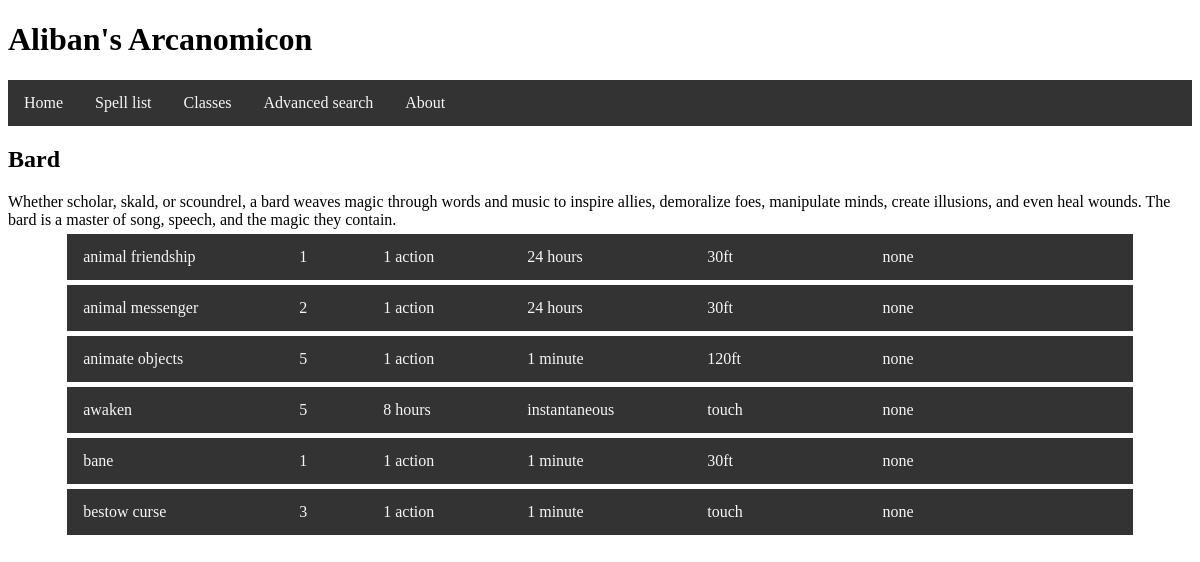
Page /class/bard on the committed database.
### tables this page shows
CREATE TABLE caster (id INTEGER PRIMARY KEY AUTOINCREMENT, name STRING, description TEXT);

CREATE TABLE spell (id INTEGER PRIMARY KEY AUTOINCREMENT, name STRING, description TEXT, level INTEGER, components STRING, concentration INTEGER, ritual INTEGER, damage STRING, range INTEGER REFERENCES range (id), duration INTEGER REFERENCES duration (id), castingtime STRING REFERENCES castingtime (id), school INTEGER REFERENCES school (id));

CREATE TABLE castingtime (id INTEGER PRIMARY KEY AUTOINCREMENT, name STRING);

CREATE TABLE duration (id INTEGER PRIMARY KEY AUTOINCREMENT, name STRING);

CREATE TABLE range (id INTEGER PRIMARY KEY AUTOINCREMENT, name STRING);

### script.py (the view)
@app.route('/class/<classname>')
def classsing(classname):
    castersql = "SELECT caster.name, caster.description FROM caster WHERE caster.id = {}"
    spellsql = "SELECT spell.id, spell.name, spell.level, castingtime.name, duration.name, range.name, spell.damage FROM spell INNER JOIN range ON range.id = spell.range INNER JOIN castingtime ON castingtime.id = spell.castingtime INNER JOIN duration ON duration.id = spell.duration WHERE spell.id IN (SELECT sid FROM spellcaster WHERE cid = {})"
    if classname in casters:
        casterid = entfields[4].index(classname)
        castersql = castersql.format(casterid)
        caster = db_func(castersql, single = True)
        spellsql = spellsql.format(casterid)
        spells = db_func(spellsql, single = False)
        return render_template('class.html', caster = caster, spells = spells)
    else:
        return render_template("404.html"), 404

### templates/class.html
{% extends "layout.html" %}
{% block content %}
    <h2>{{ caster[0] }}</h2>
    {{ caster[1] }}
    <br>
    <div id="spells">
        {% for spell in spells %}
            <div class="spelllink">
                <a href="spell/{{ spell[0] }}">
                    <span class= "asname">{{ spell[1] }}</span>
                    <span class= "aslevel">{{ spell[2] }}</span>
                    <span class= "ascastime">{{ spell[3] }}</span>
                    <span class= "asdurat">{{ spell[4] }}</span>
                    <span class= "asrange">{{ spell[5] }}</span>
                    <span class= "asdmg">{{ spell[6] }}</span>
                </a>
            </div>
        {% endfor %}
        </div>
{% endblock content %}

### templates/layout.html (shortened to what this page needs)
<!DOCTYPE html>
<html lang="en">
<head>
    <link rel="stylesheet" href="/static/css/main.css"/>
</head>
<body>
    <header>{% include 'header.html' %}</header>
    <nav>{% include 'nav.html' %}</nav>
    <main>{% block content %} {% endblock %}</main>
</body>
</html>

### templates/header.html
<h1>Aliban's Arcanomicon</h1>

### templates/nav.html
<div class="navbar">
    <a href="/">Home</a>
    <a href="/all_spells">Spell list</a>
    <a href="/class">Classes</a>
    <a href="/search">Advanced search</a>
    <a href="/about">About</a>
</div>

### static/css/main.css (style rules this page uses)
.navbar { margin: 0; padding: 0; overflow: hidden; background-color: #333333; position: sticky; top: 0; width: 100%; }
.navbar a { padding: 14px 16px; text-align: center; text-decoration: none; float: left; }
.spelllink { margin: 5px; overflow: hidden; background-color: #333333; align-self: center; width: 90%; display: block; margin-left: 5%; }
.spelllink a { padding: 14px 16px; text-align: left; text-decoration: none; float: left; width: 100%; }
.asname { position: absolute; width: 17%; }
.aslevel { position: absolute; margin-left: 18%; text-align: center; }
.ascastime { position: absolute; margin-left: 25%; text-align: center; }
.asdurat { position: absolute; margin-left: 37%; text-align: center; }
.asrange { position: absolute; margin-left: 52%; text-align: center; }
.asdmg { margin-left: 75%; text-align: center; }
a:link { color:#F6F6F6; }

### rows in the picture
caster: name "Bard", description "Whether scholar, skald, or scoundrel, a bard weaves magic through words and music to inspire allies, demoralize foes, manipulate minds, create illusions, and even heal wounds. The bard is a master of song, speech, and the magic they contain."
spell: name "animal friendship", level "1", name "1 action", name "24 hours", name "30ft", damage "none"
spell: name "animal messenger", level "2", name "1 action", name "24 hours", name "30ft", damage "none"
spell: name "animate objects", level "5", name "1 action", name "1 minute", name "120ft", damage "none"
spell: name "awaken", level "5", name "8 hours", name "instantaneous", name "touch", damage "none"
spell: name "bane", level "1", name "1 action", name "1 minute", name "30ft", damage "none"
spell: name "bestow curse", level "3", name "1 action", name "1 minute", name "touch", damage "none"
